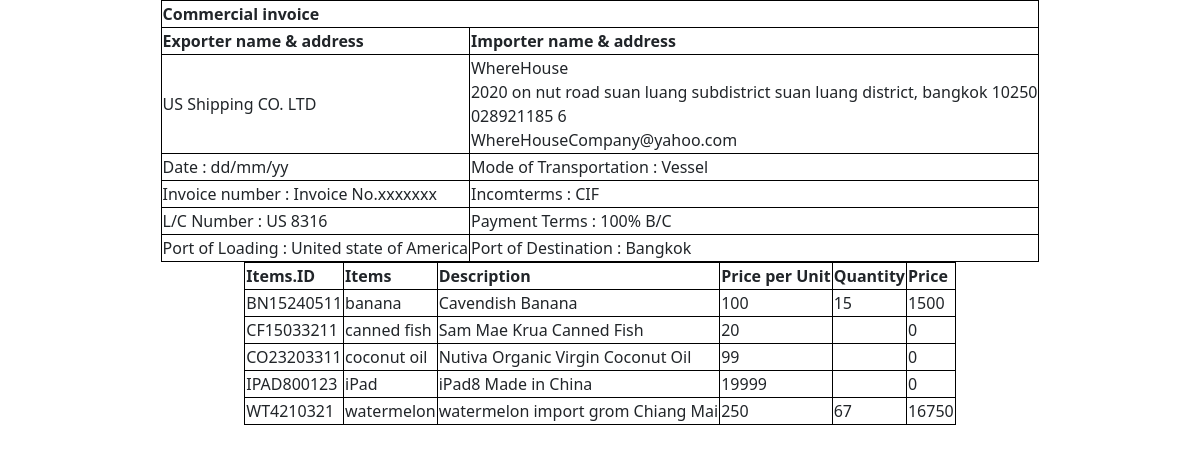
Screenshot of /comercial_invoice.php with the database file from the repository.
### tables this page shows
CREATE TABLE `warehouse` (
  `WarehouseID` varchar(10) NOT NULL DEFAULT 'NOT NULL',
  `WarehouseName` varchar(50) NOT NULL DEFAULT 'NOT NULL',
  `Address` varchar(500) NOT NULL DEFAULT 'NOT NULL',
  `Tel_No` varchar(25) NOT NULL DEFAULT 'NOT NULL',
  `Email` varchar(50) NOT NULL DEFAULT 'NOT NULL'
);

CREATE TABLE `products` (
  `ProductID` varchar(10) NOT NULL DEFAULT 'NOT NULL',
  `ProductName` varchar(20) NOT NULL DEFAULT 'NOT NULL',
  `Description` varchar(500) NOT NULL DEFAULT 'NOT NULL',
  `Price` int(10) NOT NULL,
  `Category` varchar(50) NOT NULL DEFAULT 'NOT NULL',
  `Unit` varchar(20) NOT NULL DEFAULT 'NOT NULL'
);

### comercial_invoice.php (the view, shortened to what this page needs)
<?php
include('server.php');
$sql = "SELECT WarehouseName,Address,Tel_No,Email  FROM warehouse";
$result = mysqli_query($conn2,$sql);
$sql2 = "SELECT ProductID,ProductName,Description,Price FROM products";
$result2 = mysqli_query($conn2,$sql2);
?>
<!DOCTYPE html>
<html lang="en">
<head>
    <link href="https://cdn.jsdelivr.net/npm/bootstrap@5.2.0-beta1/dist/css/bootstrap.min.css" rel="stylesheet">
</head>
<body>
    <div>
<table class="center" >
    <tr >
        <th colspan="2">
            Commercial invoice
        </th>
    </tr>
        <tr>
        <th>Exporter name & address</th>
        <th>Importer name & address</th>
      </tr>
      <tr style="width: 175px;">
        <td> US Shipping CO. LTD </td>
        <td>
            <?php while($row = mysqli_fetch_object($result)){ ?>
                 <?php echo $row -> WarehouseName."<br>" , $row -> Address."<br>",$row -> Tel_No."<br>",$row -> Email?>
            <?php } ?>
        </td>
      </tr>
      <tr>
          <td>Date : dd/mm/yy</td>
          <td> Mode of Transportation : Vessel</td>
      </tr>
      <tr>
            <td>Invoice number : Invoice No.xxxxxxx</td>
            <td>Incomterms : CIF</td>
      </tr>
      <tr>
            <td>L/C Number : US 8316</td>
            <td>Payment Terms : 100% B/C </td>
      </tr>
      <tr>
            <td>Port of Loading : United state of America</td>
            <td>Port of Destination : Bangkok</td>
      </tr>
    </table>
    </div>
    <table class="center" >
      <tr style="width: 175px;">
          <th>Items.ID</th>
          <th>Items</th>
          <th>Description</th>
         <th>Price per Unit</th>
         <th>Quantity</th>
         <th>Price</th>
      </tr>
          <?php while($row = mysqli_fetch_row($result2)) {?>
            <tr style="width: 175px;">
                <td> <?php echo $row["0"]; ?> </td>
                <td> <?php echo $row["1"]; ?> </td>
                <td> <?php echo $row["2"]; ?> </td>
                <td> <?php echo $row["3"]; ?> </td>
                <?php
                $sql3 = "SELECT SUM(Quantity) FROM indvprod WHERE ProductID LIKE '%$row[0]%'";
                $result3 = mysqli_query($conn2,$sql3);
                $quan = mysqli_fetch_row($result3);
                ?>
                <td><?php echo $quan[0]; ?></td>
                <td><?php echo $quan[0] * $row[3]; ?></td>
            </tr>
            <?php } ?>
        </table>
</body>
</html>

### comercial_invoice.php (style rules this page uses)
table, th, td { border:1px solid black; }
table.center { margin-left: auto; margin-right: auto; }
table { border-spacing: 10px; }

### rows the page displays
warehouse: WarehouseName "WhereHouse", Address "2020 on nut road suan luang subdistrict suan luang district, bangkok 10250", Tel_No "028921185 6", Email "WhereHouseCompany@yahoo.com"
products: ProductID "BN15240511", ProductName "banana", Description "Cavendish Banana", Price "100", quan "15", row "1500"
products: ProductID "CF15033211", ProductName "canned fish", Description "Sam Mae Krua Canned Fish", Price "20", row "0"
products: ProductID "CO23203311", ProductName "coconut oil", Description "Nutiva Organic Virgin Coconut Oil", Price "99", row "0"
products: ProductID "IPAD800123", ProductName "iPad", Description "iPad8 Made in China", Price "19999", row "0"
products: ProductID "WT4210321", ProductName "watermelon", Description "watermelon import grom Chiang Mai", Price "250", quan "67", row "16750"
